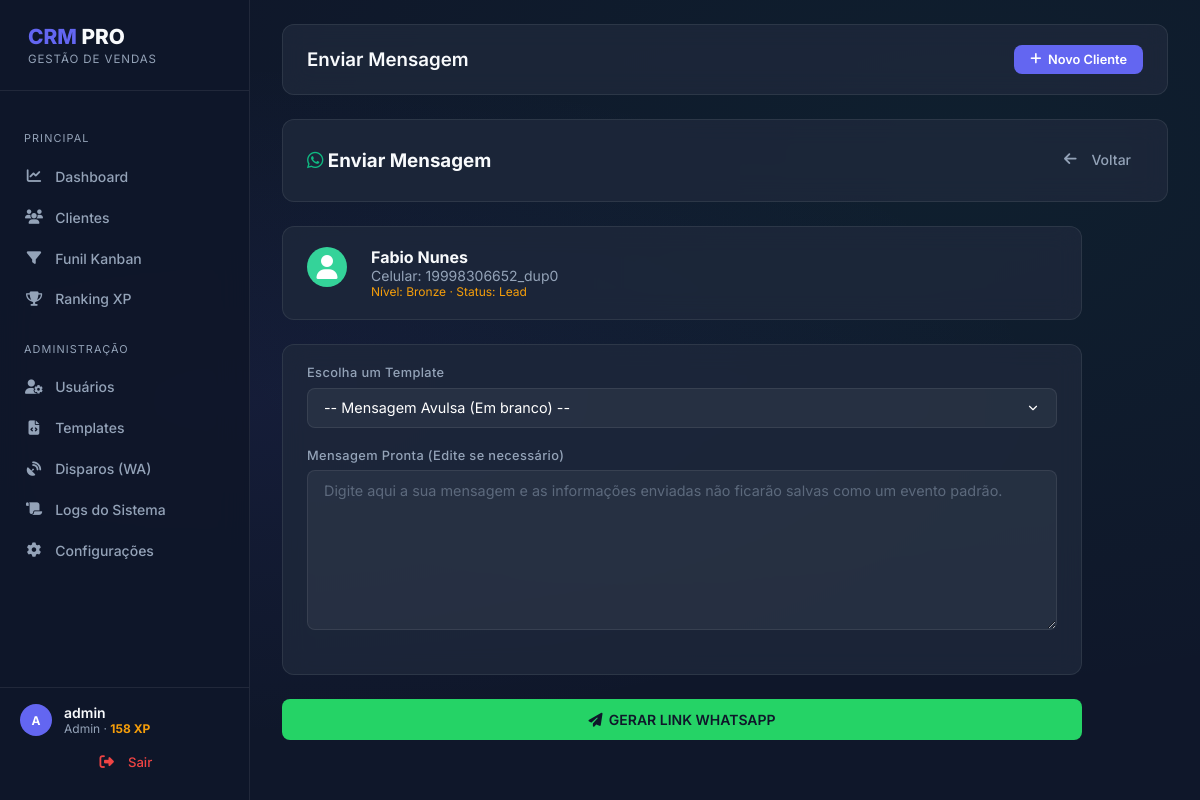
Page /crm/client/2/message (signed in) on the committed database.
### app/models.py (models this page shows, shortened)
class User(UserMixin, db.Model):
    id = db.Column(db.Integer, primary_key=True)
    username = db.Column(db.String(64), index=True, unique=True)
    email = db.Column(db.String(120), index=True, unique=True)
    password_hash = db.Column(db.String(128))
    role = db.Column(db.String(20), default='vendedor') # 'admin', 'gerente', 'vendedor'
    performance_points = db.Column(db.Integer, default=0)
    created_at = db.Column(db.DateTime, default=datetime.utcnow)

class Client(db.Model):
    id = db.Column(db.Integer, primary_key=True)
    public_id = db.Column(db.String(36), unique=True, index=True, default=lambda: str(uuid.uuid4()))
    name = db.Column(db.String(128), index=True)
    phone = db.Column(db.String(20), index=True, unique=True)
    email = db.Column(db.String(120), index=True)
    status = db.Column(db.String(64), default='lead') # lead, contato, proposta, fechado, perdido
    notes = db.Column(db.Text)
    assigned_to = db.Column(db.Integer, db.ForeignKey('user.id'))
    created_at = db.Column(db.DateTime, default=datetime.utcnow)
    updated_at = db.Column(db.DateTime, default=datetime.utcnow, onupdate=datetime.utcnow)
    cpf = db.Column(db.String(14), unique=True, index=True)
    cep = db.Column(db.String(10))
    address = db.Column(db.String(256))
    birth_date = db.Column(db.Date)
    gender = db.Column(db.String(20))
    preferred_store_id = db.Column(db.Integer, db.ForeignKey('store.id'))
    referred_by_id = db.Column(db.Integer, db.ForeignKey('user.id'))
    preferred_channel = db.Column(db.String(30))
    lead_source = db.Column(db.String(64))
    last_purchase_date = db.Column(db.Date)
    purchase_frequency = db.Column(db.Integer, default=0)
    ltv = db.Column(db.Float, default=0.0)
    loyalty_points = db.Column(db.Float, default=0.0)
    tier = db.Column(db.String(30), default='bronze')
    points_expiration = db.Column(db.Date)
    badges = db.Column(db.Text) # CSV or JSON string
    opt_in = db.Column(db.Boolean, default=False)
    opt_in_date = db.Column(db.DateTime)
    data_usage_purpose = db.Column(db.String(256))
    consent_channel = db.Column(db.String(128))
    referred_by = db.relationship('User', foreign_keys=[referred_by_id], backref='referrals')

### app/crm/routes.py (the view, shortened to what this page needs)
@bp.route('/client/<int:id>/message', methods=['GET', 'POST'])
@login_required
def message_client(id):
    client = Client.query.get_or_404(id)
    templates = MessageTemplate.query.all()
    interpolated_templates = []
    for t in templates:
        interpolated_templates.append({
            'id': t.id,
            'name': t.name,
            'text': WhatsAppEngine.interpolate(t.text_content, client, current_user)
        })
    return render_template('crm/message_form.html', title='Enviar Mensagem', client=client, templates=interpolated_templates)

### app/models.py (called while the page is built)
@login.user_loader
def load_user(id):
    return User.query.get(int(id))

### app/utils/messaging.py (called while the page is built)
    @staticmethod
    def interpolate(text, client, user=None):
        if not text:
            return ""
        mapping = {
            "[NOME]": client.name.split()[0] if client.name else "Cliente",
            "[NOME_COMPLETO]": client.name or "Cliente",
            "[DATA]": datetime.today().strftime('%d/%m/%Y'),
            "[HORA]": datetime.now().strftime('%H:%M'),
            "[STATUS]": client.status.upper() if client.status else "",
            "[VENDEDOR]": user.username if user else (client.assigned_to.username if getattr(client, 'assigned_to', None) else "Nossa Equipe"),
        }
        for key, value in mapping.items():
            pattern = re.compile(re.escape(key), re.IGNORECASE)
            text = pattern.sub(str(value), text)
        return text

### app/templates/crm/message_form.html (shortened to what this page needs)
{% extends "base.html" %}
{% block content %}
<div class="header-glass mb-4 justify-between">
    <h3 class="m-0"><i class="fa-brands fa-whatsapp text-success"></i> {{ title }}</h3>
    <a href="javascript:history.back()" class="nav-link p-0 m-0 w-auto">
        <i class="fa-solid fa-arrow-left nav-icon"></i> Voltar
    </a>
</div>
<div class="header-glass max-w-lg mb-4 flex-col align-start m-0">
    <div class="d-flex align-start gap-4 w-100">
        <div class="avatar avatar-lg flex-shrink-0" style="font-size: 1.5rem; background:#34d399;">
            <i class="fa-solid fa-user"></i>
        </div>
        <div class="flex-1">
            <h4 class="m-0 text-main">{{ client.name }}</h4>
            <div class="text-sm text-muted mt-1">Celular: {{ client.phone }}</div>
            <div class="text-xs text-warning mt-1">Nível: {{ client.tier | title }} &middot; Status: {{ client.status | title }}</div>
        </div>
    </div>
</div>
<form action="" method="post" class="w-100 max-w-lg">
    <div class="header-glass flex-col align-start m-0 mb-4">
        <div class="form-group w-100">
            <label for="template_id">Escolha um Template</label>
            <select id="template_id" class="input-glass" onchange="updateText()">
                <option value="">-- Mensagem Avulsa (Em branco) --</option>
            </select>
        </div>
        <div class="form-group w-100 mb-0">
            <label for="final_text">Mensagem Pronta (Edite se necessário)</label>
            <textarea name="final_text" id="final_text" class="input-glass" rows="8" placeholder="Digite aqui a sua mensagem e as informações enviadas não ficarão salvas como um evento padrão." style="resize:vertical;" required></textarea>
        </div>
    </div>
    <div class="d-flex gap-3 max-w-lg mb-4">
        <button type="submit" class="btn-primary flex-1" style="background:#25D366; color:#0f172a;">
            <i class="fa-solid fa-paper-plane"></i> GERAR LINK WHATSAPP
        </button>
    </div>
</form>
{% endblock %}

### app/templates/base.html (shortened to what this page needs)
<!DOCTYPE html>
<html lang="pt-br">
<head>
    <link rel="stylesheet" href="{{ url_for('static', filename='css/style.css') }}">
    <link rel="stylesheet" href="https://cdnjs.cloudflare.com/ajax/libs/font-awesome/6.5.0/css/all.min.css">
</head>
<body>
    {% if current_user.is_authenticated %}
    <aside class="sidebar" id="sidebar">
        <div class="sidebar-header">
            <h2 class="sidebar-brand">
                <span class="text-primary">CRM</span>
                <span class="text-main"> PRO</span>
            </h2>
            <div class="sidebar-tagline">
                GESTÃO DE VENDAS
            </div>
        </div>
        <nav class="sidebar-nav">
            <div class="nav-section-title m-0 mb-1">
                PRINCIPAL
            </div>
            <ul>
                <li>
                    <a href="{{ url_for('main.index') }}" class="nav-link {{ 'active' if request.endpoint == 'main.index' }}">
                        <i class="fa-solid fa-chart-line nav-icon"></i> Dashboard
                    </a>
                </li>
                <li>
                    <a href="{{ url_for('crm.list_clients') }}" class="nav-link {{ 'active' if request.endpoint in ['crm.list_clients','crm.new_client','crm.edit_client', 'crm.import_csv'] }}">
                        <i class="fa-solid fa-users nav-icon"></i> Clientes
                    </a>
                </li>
                <li>
                    <a href="{{ url_for('crm.kanban') }}" class="nav-link {{ 'active' if request.endpoint == 'crm.kanban' }}">
                        <i class="fa-solid fa-filter nav-icon"></i> Funil Kanban
                    </a>
                </li>
                <li>
                    <a href="{{ url_for('main.ranking') }}" class="nav-link {{ 'active' if request.endpoint == 'main.ranking' }}">
                        <i class="fa-solid fa-trophy nav-icon"></i> Ranking XP
                    </a>
                </li>
            </ul>
            {% if current_user.role in ['admin', 'gerente'] %}
            <div class="nav-section-title">
                ADMINISTRAÇÃO
            </div>
            <ul>
                <li>
                    <a href="{{ url_for('admin.list_users') }}" class="nav-link {{ 'active' if 'admin.list_users' == request.endpoint or 'admin.new_user' == request.endpoint or 'admin.edit_user' == request.endpoint }}">
                        <i class="fa-solid fa-user-gear nav-icon"></i> Usuários
                    </a>
                </li>
                <li>
                    <a href="{{ url_for('admin.templates_list') }}" class="nav-link {{ 'active' if 'admin.templates_list' in request.endpoint }}">
                        <i class="fa-solid fa-file-code nav-icon"></i> Templates
                    </a>
                </li>
                <li>
                    <a href="{{ url_for('admin.message_logs') }}" class="nav-link {{ 'active' if 'admin.message_logs' in request.endpoint }}">
                        <i class="fa-solid fa-satellite-dish nav-icon"></i> Disparos (WA)
                    </a>
                </li>
                <li>
                    <a href="{{ url_for('admin.logs') }}" class="nav-link {{ 'active' if request.endpoint == 'admin.logs' }}">
                        <i class="fa-solid fa-scroll nav-icon"></i> Logs do Sistema
                    </a>
                </li>
                <li>
                    <a href="{{ url_for('admin.settings') }}" class="nav-link {{ 'active' if request.endpoint == 'admin.settings' }}">
                        <i class="fa-solid fa-gear nav-icon"></i> Configurações
                    </a>
                </li>
            </ul>
            {% endif %}
        </nav>
        <div class="sidebar-footer">
            <div class="d-flex align-center gap-2 mb-2">
                <div class="avatar avatar-md">
                    {{ current_user.username[0] | upper }}
                </div>
                <div>
                    <div class="font-semibold text-sm">{{ current_user.username }}</div>
                    <div class="text-xs text-muted">
                        {{ current_user.role | capitalize }} &middot;
                        <span class="text-warning font-bold">{{ current_user.performance_points }} XP</span>
                    </div>
                </div>
            </div>
            <a href="{{ url_for('auth.logout') }}" class="nav-link logout-link">
                <i class="fa-solid fa-right-from-bracket nav-icon"></i> Sair
            </a>
        </div>
    </aside>
    <div class="main-content">
        <div class="header-glass mb-4">
            <div class="d-flex align-center gap-2">
                <h3 class="m-0 font-semibold text-main">{{ title }}</h3>
            </div>
            <div class="d-flex align-center gap-2 header-glass-action">
                <a href="{{ url_for('crm.new_client') }}" class="btn-primary btn-sm pt-2 w-100">
                    <i class="fa-solid fa-plus"></i> Novo Cliente
                </a>
            </div>
        </div>
        {% block content %}{% endblock %}
    </div>
    {% else %}
    {% block auth_content %}{% endblock %}
    {% endif %}
</body>
</html>

### rows in the picture
User: username "A", username "admin", role "Admin", performance_points "158"
Client: name "Fabio Nunes", phone "19998306652_dup0", tier "Bronze", status "Lead"

### other values in the picture
{{ title }} "Enviar Mensagem"
